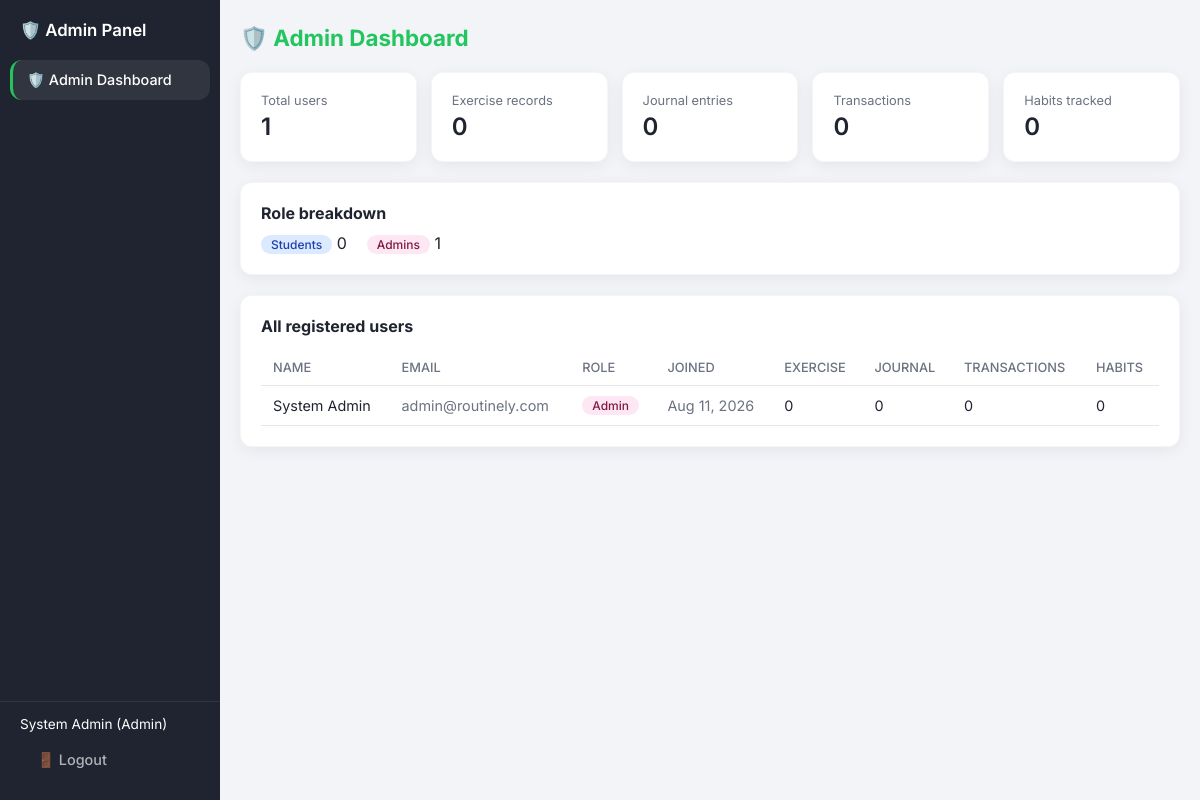
Screenshot of /admin_dashboard.php (signed in) with the database file from the repository.
### tables this page shows
CREATE TABLE `users` (
  `user_id` int(11) NOT NULL,
  `name` varchar(100) NOT NULL,
  `email` varchar(100) NOT NULL,
  `password` varchar(255) NOT NULL,
  `role` enum('admin','student') NOT NULL DEFAULT 'student',
  `created_at` timestamp NOT NULL DEFAULT current_timestamp()
);

### admin_dashboard.php (the view, shortened to what this page needs)
<?php
require 'database.php';
$total_users        = $conn->query("SELECT COUNT(*) AS c FROM users")->fetch_assoc()['c'];
$total_students     = $conn->query("SELECT COUNT(*) AS c FROM users WHERE role = 'student'")->fetch_assoc()['c'];
$total_admins       = $conn->query("SELECT COUNT(*) AS c FROM users WHERE role = 'admin'")->fetch_assoc()['c'];
$total_exercise     = $conn->query("SELECT COUNT(*) AS c FROM exercise_records")->fetch_assoc()['c'];
$total_journal      = $conn->query("SELECT COUNT(*) AS c FROM journal_entries")->fetch_assoc()['c'];
$total_transactions = $conn->query("SELECT COUNT(*) AS c FROM transactions WHERE is_deleted = 0")->fetch_assoc()['c'];
$total_habits       = $conn->query("SELECT COUNT(*) AS c FROM habit_records")->fetch_assoc()['c'];
$users_result = $conn->query(
    "SELECT u.user_id, u.name, u.email, u.role, u.created_at,
        (SELECT COUNT(*) FROM exercise_records er WHERE er.user_id = u.user_id) AS exercise_count,
        (SELECT COUNT(*) FROM journal_entries je WHERE je.user_id = u.user_id) AS journal_count,
        (SELECT COUNT(*) FROM transactions t WHERE t.user_id = u.user_id AND t.is_deleted = 0) AS transaction_count,
        (SELECT COUNT(*) FROM habit_records hr WHERE hr.user_id = u.user_id) AS habit_count
     FROM users u
     ORDER BY u.created_at DESC"
);
$users = $users_result->fetch_all(MYSQLI_ASSOC);
?>
<!DOCTYPE html>
<html lang="en">
<head>
<link rel="stylesheet" href="style.css">
</head>
<body>
<div class="app-layout">
  <aside class="sidebar">
    <div class="sidebar-logo"><span class="sidebar-logo-text">🛡️ Admin Panel</span></div>
    <nav class="sidebar-nav">
      <a href="admin_dashboard.php" class="sidebar-link active">🛡️ Admin Dashboard</a>
    </nav>
    <div class="sidebar-footer">
      <div class="sidebar-user"><?= htmlspecialchars($_SESSION['name']) ?> (Admin)</div>
      <a href="logout.php" class="sidebar-link">🚪 Logout</a>
    </div>
  </aside>
  <div class="main-content">
  <div class="container">
    <div class="page-header">
      <h1>🛡️ Admin Dashboard</h1>
    </div>
    <div class="admin-stats-grid">
      <div class="card stat-card">
        <div class="stat-label">Total users</div>
        <div class="stat-value"><?= (int)$total_users ?></div>
      </div>
      <div class="card stat-card">
        <div class="stat-label">Exercise records</div>
        <div class="stat-value"><?= (int)$total_exercise ?></div>
      </div>
      <div class="card stat-card">
        <div class="stat-label">Journal entries</div>
        <div class="stat-value"><?= (int)$total_journal ?></div>
      </div>
      <div class="card stat-card">
        <div class="stat-label">Transactions</div>
        <div class="stat-value"><?= (int)$total_transactions ?></div>
      </div>
      <div class="card stat-card">
        <div class="stat-label">Habits tracked</div>
        <div class="stat-value"><?= (int)$total_habits ?></div>
      </div>
    </div>
    <div class="card" style="margin-bottom: 20px;">
      <strong>Role breakdown</strong>
      <div style="margin-top:10px; display:flex; gap:20px;">
        <div><span class="role-badge student">Students</span> <?= (int)$total_students ?></div>
        <div><span class="role-badge admin">Admins</span> <?= (int)$total_admins ?></div>
      </div>
    </div>
    <div class="card">
      <strong>All registered users</strong>
      <?php if (empty($users)): ?>
        <p class="text-muted" style="margin-top:14px;">No users registered yet.</p>
      <?php else: ?>
        <table class="data-table" style="margin-top:14px;">
          <thead>
            <tr>
              <th>Name</th>
              <th>Email</th>
              <th>Role</th>
              <th>Joined</th>
              <th>Exercise</th>
              <th>Journal</th>
              <th>Transactions</th>
              <th>Habits</th>
            </tr>
          </thead>
          <tbody>
            <?php foreach ($users as $u): ?>
              <tr>
                <td><?= htmlspecialchars($u['name']) ?></td>
                <td class="text-muted"><?= htmlspecialchars($u['email']) ?></td>
                <td>
                  <span class="role-badge <?= $u['role'] === 'admin' ? 'admin' : 'student' ?>">
                    <?= htmlspecialchars(ucfirst($u['role'])) ?>
                  </span>
                </td>
                <td class="text-muted"><?= date('M j, Y', strtotime($u['created_at'])) ?></td>
                <td><?= (int)$u['exercise_count'] ?></td>
                <td><?= (int)$u['journal_count'] ?></td>
                <td><?= (int)$u['transaction_count'] ?></td>
                <td><?= (int)$u['habit_count'] ?></td>
              </tr>
            <?php endforeach; ?>
          </tbody>
        </table>
      <?php endif; ?>
    </div>
  </div>
  </div>
</div>
</body>
</html>

### style.css (style rules this page uses)
:root { --theme-primary: #22c55e; --theme-primary-dark: #16a34a; --theme-primary-light: #dcfce7; --theme-blue: var(--theme-primary); --theme-blue-dark: var(--theme-primary-dark); --theme-bg: #f3f4f8; --theme-card-bg: #ffffff; --theme-border: #e5e7eb; --theme-text: #1f2430; --theme-text-muted: #6b7280; --theme-danger: #dc2626; --theme-success: #16a34a; --radius: 12px; }
* { box-sizing: border-box; }
body { margin: 0; font-family: "Inter", "Segoe UI", Arial, sans-serif; background: var(--theme-bg); color: var(--theme-text); }
a { color: var(--theme-blue); text-decoration: none; }
.container { max-width: 1100px; margin: 0 auto; padding: 24px 20px; }
.text-muted { color: var(--theme-text-muted); }
.card { background: var(--theme-card-bg); border: 1px solid rgba(15, 23, 42, 0.04); border-radius: var(--radius); padding: 20px; box-shadow: 0 4px 16px rgba(15, 23, 42, 0.06); }
.page-header { display: flex; align-items: center; justify-content: space-between; margin-bottom: 20px; }
.page-header h1 { font-size: 1.4rem; margin: 0; color: var(--theme-blue); }
table.data-table { width: 100%; border-collapse: collapse; }
table.data-table th, table.data-table td { text-align: left; padding: 10px 12px; border-bottom: 1px solid var(--theme-border); font-size: 0.9rem; }
table.data-table th { color: var(--theme-text-muted); font-weight: 500; font-size: 0.8rem; text-transform: uppercase; }
.stat-card { text-align: left; }
.stat-card .stat-label { font-size: 0.8rem; color: var(--theme-text-muted); margin-bottom: 4px; }
.stat-card .stat-value { font-size: 1.5rem; font-weight: 600; }
:root { --sidebar-bg: #1f2430; --sidebar-text: rgba(255,255,255,0.65); --sidebar-text-active: #ffffff; --sidebar-active-bg: rgba(255,255,255,0.08); --sidebar-width: 220px; }
.app-layout { display: flex; min-height: 100vh; }
.sidebar { width: var(--sidebar-width); flex-shrink: 0; background: var(--sidebar-bg); display: flex; flex-direction: column; padding: 20px 0; }
.sidebar-logo-text { display: block; padding: 0 20px 20px; font-size: 1.05rem; font-weight: 600; color: #fff; }
.sidebar-nav { flex: 1; display: flex; flex-direction: column; gap: 2px; padding: 0 10px; }
.sidebar-link { display: flex; align-items: center; gap: 10px; padding: 11px 14px; border-radius: var(--radius); color: var(--sidebar-text); font-size: 0.9rem; font-weight: 500; border-left: 3px solid transparent; }
.sidebar-link.active { background: var(--sidebar-active-bg); color: var(--sidebar-text-active); border-left: 3px solid var(--theme-primary); }
.sidebar-footer { padding: 14px 20px 0; margin-top: 10px; border-top: 1px solid rgba(255,255,255,0.08); }
.sidebar-user { color: #fff; font-size: 0.85rem; margin-bottom: 8px; }
.main-content { flex: 1; min-width: 0; background: var(--theme-bg); }

### admin_dashboard.php (style rules this page uses)
.admin-stats-grid { display: grid; grid-template-columns: repeat(5, 1fr); gap: 14px; margin-bottom: 20px; }
.role-badge { display: inline-block; padding: 2px 10px; border-radius: 20px; font-size: 0.75rem; font-weight: 500; }
.role-badge.admin { background: #fce7f3; color: #831843; }
.role-badge.student { background: #dbeafe; color: #1e40af; }

### rows the page displays
users: name "System Admin", email "admin@routinely.com", role "Admin", created_at "Aug 11, 2026", exercise_count "0", journal_count "0", transaction_count "0", habit_count "0"

### other values shown
$_SESSION['name'] "System Admin"
$total_users "1"
$total_exercise "0"
$total_journal "0"
$total_transactions "0"
$total_habits "0"
$total_students "0"
$total_admins "1"
